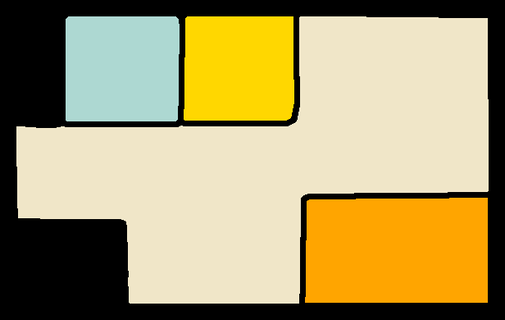
#> input picture module_coordinates_rooms/output/images/layout_final_clean.png, 505 x 320 px, shrunk from 616 x 390 before the run
$ python -i room_area_calculator.py   (imports and definitions only)
#> lines starting #> are read from the running program, lines starting #| are printed output that depends on the picture; after the words box and inside, x2 and y2 are one past the last pixel; in counts of white or black regions, pixels touching at a corner belong together
"""
Module tính toán diện tích phòng dựa trên tổng diện tích và pixel
Calculates room areas based on total area and pixel count
"""

import cv2
import numpy as np
import json
import os
from typing import Dict, Tuple, List


class RoomAreaCalculator:
    """Calculate room areas based on total area input"""

    def __init__(self, total_area_m2: float = 100.0):
        """
        Initialize calculator with total area

        Args:
            total_area_m2: Total area in square meters (default: 100.0)
        """
        self.total_area_m2 = total_area_m2
        self.pixel_to_m2_ratio = 0.0
        self.exterior_wall_pixels = 0

    def calculate_exterior_wall_pixels(self, image_path: str) -> int:
        """
        Calculate the number of pixels inside exterior walls

        Args:
            image_path: Path to the floorplan image

        Returns:
            Number of pixels inside exterior walls
        """
#> called with image_path = '../output/images/layout_final_clean.png'
        img = cv2.imread(image_path)
#> img is the input picture: shape (320, 505, 3); mean B, G, R 107, 155.7, 170.4
        if img is None:
            raise FileNotFoundError(f"Cannot read image: {image_path}")

        # Convert to grayscale
        gray = cv2.cvtColor(img, cv2.COLOR_BGR2GRAY)
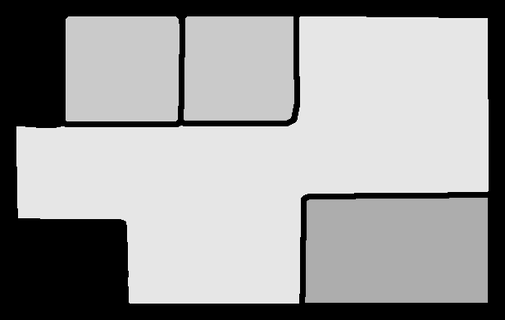
#> gray: shape (320, 505); min 0, max 253, mean 154.7

        # Threshold to find non-white areas (walls are black/dark, rooms are colored)
        # White pixels (255) are background, everything else is inside the floorplan
        _, binary = cv2.threshold(gray, 250, 255, cv2.THRESH_BINARY_INV)
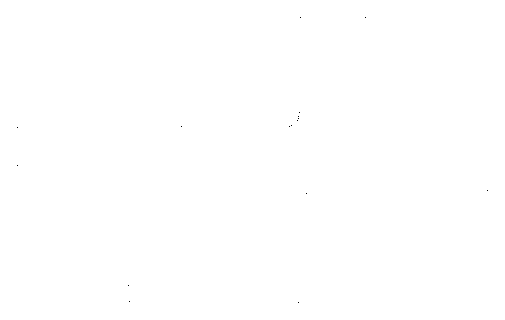
#> binary: shape (320, 505); 100% white; black in thin lines or dots, all inside (x1, y1, x2, y2) = (17, 17, 488, 303)

        # Count non-zero pixels (everything inside exterior walls)
        interior_pixels = cv2.countNonZero(binary)
#> interior_pixels = 161584

        self.exterior_wall_pixels = interior_pixels
#> self.exterior_wall_pixels = 161584

        # Calculate pixel to m2 ratio
        if interior_pixels > 0:
            self.pixel_to_m2_ratio = self.total_area_m2 / interior_pixels
#> self.pixel_to_m2_ratio = 0.000619

        print(f"   📏 Interior pixels: {interior_pixels}")
#|    📏 Interior pixels: 161584
        print(f"   📏 Total area: {self.total_area_m2} m²")
        print(f"   📏 Pixel to m² ratio: {self.pixel_to_m2_ratio:.6f}")
#|    📏 Pixel to m² ratio: 0.000619

        return interior_pixels

    # [185 lines left out: functions calculate_room_area_from_pixels, calculate_all_room_areas, add_area_labels_to_image, save_room_areas_json, main, not called in this run]


# [2 lines not run here, left out]

>>> result = RoomAreaCalculator().calculate_exterior_wall_pixels('../output/images/layout_final_clean.png')
#> result = 161584
